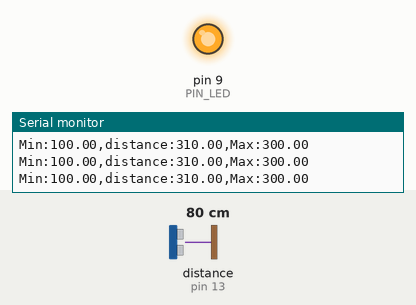
Recording of a sketch running on a simulated Arduino Uno, built with avr-gcc and run on an emulated ATmega328P. On the bench: output pins drawn as LEDs (lit = HIGH), the last lines printed to the serial monitor. Wiring (inferred from the names in the program): ultrasonic range finder: trigger pin 12; echo pin 13. The inputs (shaded band) are chosen by the test bench; at power-on: distance to the obstacle (sensor on pin 13) 80 cm. The echo pulse lasts 58.3 µs per cm; pins used as bus, display or sensor lines are not drawn.

Above: at 1.2 s.
1.3 s: distance to the obstacle (sensor on pin 13) set to 34 cm
2.8 s: distance to the obstacle (sensor on pin 13) set to 27 cm
At 3.6 s:
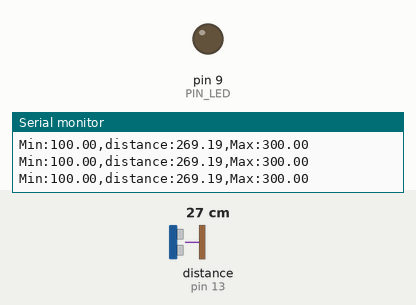
4.3 s: distance to the obstacle (sensor on pin 13) set to 12 cm
7.3 s: distance to the obstacle (sensor on pin 13) set to 9 cm
At 8.4 s:
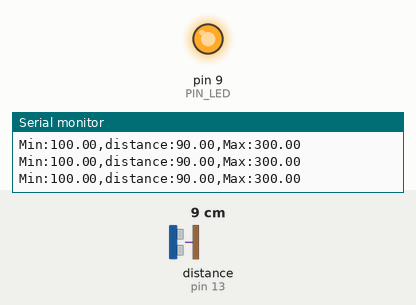
Timing chart, 0 to 9.8 s (numbered marks = the images above; inputs shaded):
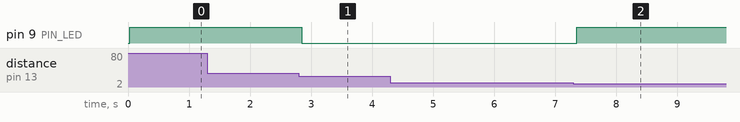

Measured:
- the behaviour switches between 31 and 30 cm on distance to the obstacle (sensor on pin 13) (found by bisection; images 0 and 1)
- the behaviour switches between 11 and 10 cm on distance to the obstacle (sensor on pin 13) (found by bisection; images 1 and 2)
- after the input at 2.8 s, pin 9 (PIN_LED): HIGH → LOW at once
- after the input at 7.3 s, pin 9 (PIN_LED): LOW → HIGH after 0.05 s

The sketch:

08_example_2.ino
```cpp
#define PIN_LED  9
#define PIN_TRIG 12
#define PIN_ECHO 13

#define SND_VEL 346.0
#define INTERVAL 25
#define PULSE_DURATION 10
#define _DIST_MIN 100.0
#define _DIST_MAX 300.0

#define TIMEOUT ((INTERVAL / 2) * 1000.0)
#define SCALE (0.001 * 0.5 * SND_VEL)

unsigned long last_sampling_time;

void setup() {

  pinMode(PIN_LED, OUTPUT);
  pinMode(PIN_TRIG, OUTPUT);
  pinMode(PIN_ECHO, INPUT);
  digitalWrite(PIN_TRIG, LOW);

  Serial.begin(57600);
}

void loop() {
  float distance;

  if (millis() < (last_sampling_time + INTERVAL))
    return;

  distance = USS_measure(PIN_TRIG, PIN_ECHO);

  if ((distance == 0.0) || (distance > _DIST_MAX)) {
      distance = _DIST_MAX + 10.0;
      digitalWrite(PIN_LED, 1);
  } else if (distance < _DIST_MIN) {
      distance = _DIST_MIN - 10.0;
      digitalWrite(PIN_LED, 1);
  } else {
      digitalWrite(PIN_LED, 0);
  }

  Serial.print("Min:");        Serial.print(_DIST_MIN);
  Serial.print(",distance:");  Serial.print(distance);
  Serial.print(",Max:");       Serial.print(_DIST_MAX);
  Serial.println("");

  delay(50);

  last_sampling_time += INTERVAL;
}

float USS_measure(int TRIG, int ECHO)
{
  digitalWrite(TRIG, HIGH);
  delayMicroseconds(PULSE_DURATION);
  digitalWrite(TRIG, LOW);

  return pulseIn(ECHO, HIGH, TIMEOUT) * SCALE;

}
```
